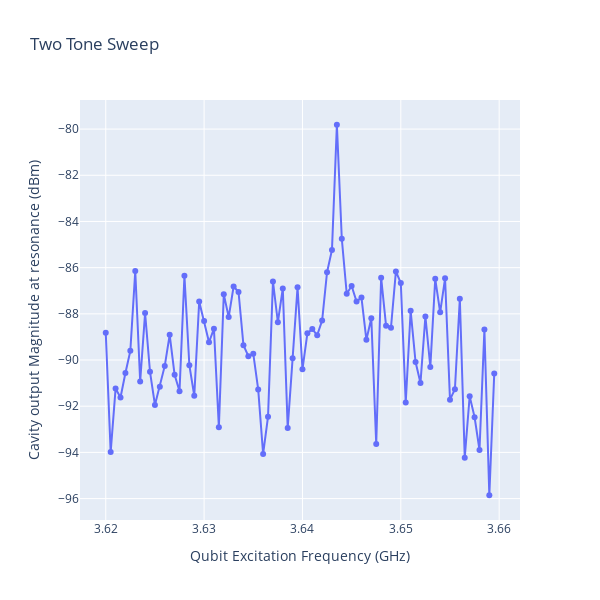

The notebook cell saved with this chart:
### Code cell
Freq = parameters["Freq"]
# Obtém a data e hora atuais
start = datetime.now()
name_template = f"{parameters['name']}_{data_exp['sample']}__%Y_%m_%d__%H_%M_%S"
name = start.strftime(name_template)
print(name)
howtoplot = (
    "\
    data = np.load('"
    + name
    + ".npz')\n\
    attenuations = data['Att']\n\
    freqs = data['Freq']\n\
    mags = data['Mag']\n\
    phases = data['Phase']"
)

inst_att.set_attenuation(parameters["attenuation"])
inst_RFsourceExcitation.set_amplitude(parameters["excitation_amp"])
inst_RFsourceExcitation.start_rf()


# cria vetores preechidos com Not A Number ("vazio")
Mag = np.full(len(Freq),np.nan)  # 
Phase = np.full(len(Freq),np.nan)  # 



str_data = vna.data_array()


vna.data_array_format = "PLOG"

#progress bar
pbar=tqdm(total=len(Freq))
# Loop de Medidas
for i, freq in enumerate(Freq):
    clear_output(wait=True)

    inst_RFsourceExcitation.set_frequency(freq)
    vna.clear_averaging()
    
    # queries vna and RF source until theyre not busy
    # vna.query('*OPC?')
    inst_RFsourceExcitation.query("*OPC?")
    sleep(avging_time)  # mais que suficiente pq tem só 3 pontos

    str_data = vna.data_array()
    data = np.array(str_data.split(","), "float")

    mag = np.mean(data[::2])  # média dos 3 pontos setados no VNA
    phase = data[1::2][int(len(data[::2]) / 2)]

    Mag[i] = mag
    Phase[i] = phase

    # Limpa o gráfico atual

    clear_output(wait=True)
    print(name)
    pbar.update(1)
    display(pbar.container)
#matplotlib
    #plt.xlabel("Frequency (Hz)")
    #plt.ylabel("Magnitude (dBm)")
    #plt.title(name)
    #plt.plot(Freq, Mag, "bo-", linewidth=1, markersize=3)
    #plt.pause(0.05)
    #plt.xlim(Freq[0],Freq[-1])
    
    #plotly
    px.line(
        x=Freq/1e9,
        y=Mag,
        width=600,
        height=600,
        markers=True,
        title="Two Tone Sweep",
        labels=dict(
            x="Qubit Excitation Frequency (GHz)",
            y="Cavity output Magnitude at resonance (dBm)"
        )
    ).show()

    end=datetime.now()
    np.savez(name, header=howtoplot,  Mag=Mag, Phase=Phase,start=start.isoformat(),end=end.isoformat(),**parameters)
inst_RFsourceExcitation.stop_rf()

### Figure 1 — Plotly figure (JSON) as saved in the notebook; plotly's stock layout.template omitted (floating-point values rounded to 4 significant figures)
{"data": [{"hovertemplate": "Qubit Excitation Frequency (GHz)=%{x}<br>Cavity output Magnitude at resonance (dBm)=%{y}<extra></extra>", "legendgroup": "", "line": {"color": "#636efa", "dash": "solid"}, "marker": {"symbol": "circle"}, "mode": "lines+markers", "name": "", "orientation": "v", "showlegend": false, "type": "scatter", "x": [3.62, 3.62, 3.621, 3.622, 3.622, 3.623, 3.623, 3.623, 3.624, 3.624, 3.625, 3.626, 3.626, 3.627, 3.627, 3.627, 3.628, 3.628, 3.629, 3.63, 3.63, 3.631, 3.631, 3.631, 3.632, 3.632, 3.633, 3.634, 3.634, 3.635, 3.635, 3.635, 3.636, 3.636, 3.637, 3.638, 3.638, 3.639, 3.639, 3.639, 3.64, 3.64, 3.641, 3.642, 3.642, 3.643, 3.643, 3.643, 3.644, 3.644, 3.645, 3.646, 3.646, 3.647, 3.647, 3.647, 3.648, 3.648, 3.649, 3.65, 3.65, 3.651, 3.651, 3.651, 3.652, 3.652, 3.653, 3.654, 3.654, 3.655, 3.655, 3.655, 3.656, 3.656, 3.657, 3.658, 3.658, 3.659, 3.659, 3.659], "xaxis": "x", "y": [-88.82, -93.99, -91.24, -91.62, -90.56, -89.6, -86.15, -90.93, -87.96, -90.51, -91.95, -91.16, -90.26, -88.91, -90.64, -91.35, -86.35, -90.23, -91.55, -87.47, -88.31, -89.23, -88.64, -92.91, -87.15, -88.14, -86.82, -87.05, -89.36, -89.83, -89.73, -91.27, -94.07, -92.45, -86.6, -88.36, -86.9, -92.94, -89.93, -86.85, -90.4, -88.84, -88.66, -88.92, -88.29, -86.2, -85.24, -79.81, -84.75, -87.13, -86.79, -87.47, -87.29, -89.12, -88.19, -93.64, -86.43, -88.52, -88.6, -86.16, -86.66, -91.84, -87.87, -90.09, -90.99, -88.11, -90.3, -86.48, -87.94, -86.46, -91.72, -91.27, -87.35, -94.23, -91.57, -92.47, -93.9, -88.68, -95.86, -90.59], "yaxis": "y"}], "layout": {"height": 600, "legend": {"tracegroupgap": 0}, "title": {"text": "Two Tone Sweep"}, "width": 600, "xaxis": {"anchor": "y", "domain": [0, 1], "title": {"text": "Qubit Excitation Frequency (GHz)"}}, "yaxis": {"anchor": "x", "domain": [0, 1], "title": {"text": "Cavity output Magnitude at resonance (dBm)"}}}}
